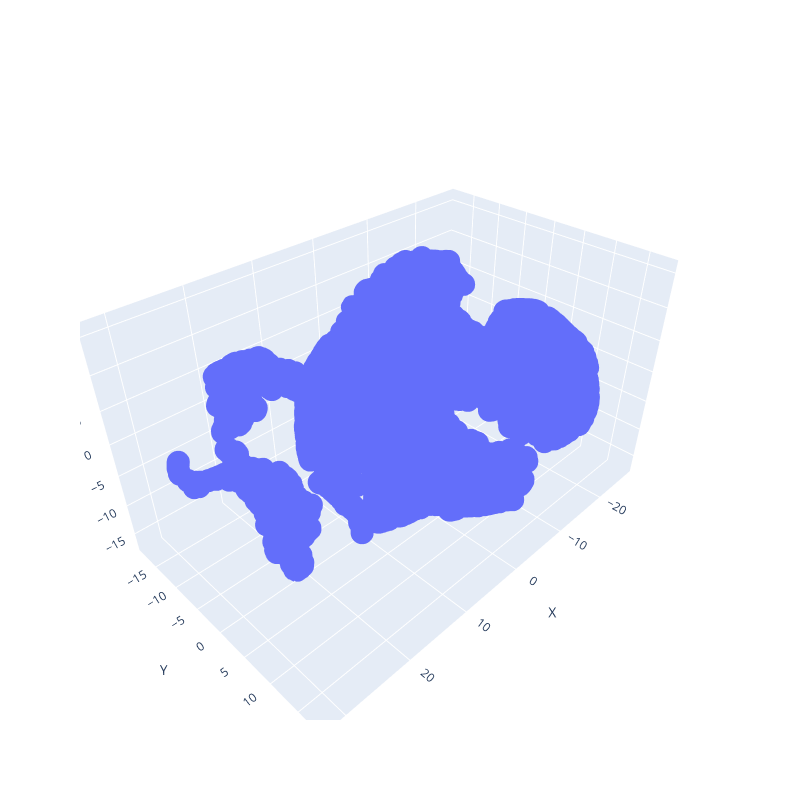

The notebook cell this image was saved under:
### Code cell
import plotly.graph_objects as go

x = df_Plus_enc_2d[:, 0]
y = df_Plus_enc_2d[:, 1]
z = df_Plus_enc_2d[:, 2]

# 3D散布図の作成
fig = go.Figure(data=[go.Scatter3d(x=x, y=y, z=z, mode='markers')])


# グラフのレイアウト設定（幅と高さの指定）
fig.update_layout(
    scene=dict(
        xaxis_title='X',
        yaxis_title='Y',
        zaxis_title='Z'
    ),
    width=800,  # 幅の設定（ピクセル単位）
    height=800  # 高さの設定（ピクセル単位）
)

# グラフの表示
fig.show()

### Figure 1 — Plotly figure (JSON) as saved in the notebook; plotly's stock layout.template omitted (floating-point values rounded to 4 significant figures; data arrays with more than 128 entries replaced by an {"elided": "..."} marker saying what was removed)
{"data": [{"mode": "markers", "type": "scatter3d", "x": {"elided": "7468 float values"}, "y": {"elided": "7468 float values"}, "z": {"elided": "7468 float values"}}], "layout": {"height": 800, "scene": {"aspectmode": "auto", "aspectratio": {"x": 1.42, "y": 0.8794, "z": 0.8007}, "camera": {"center": {"x": 0, "y": 0, "z": 0}, "eye": {"x": 1.306, "y": 1.306, "z": 1.306}, "projection": {"type": "perspective"}, "up": {"x": 0, "y": 0, "z": 1}}, "xaxis": {"title": {"text": "X"}, "type": "linear"}, "yaxis": {"title": {"text": "Y"}, "type": "linear"}, "zaxis": {"title": {"text": "Z"}, "type": "linear"}}, "width": 800}}
